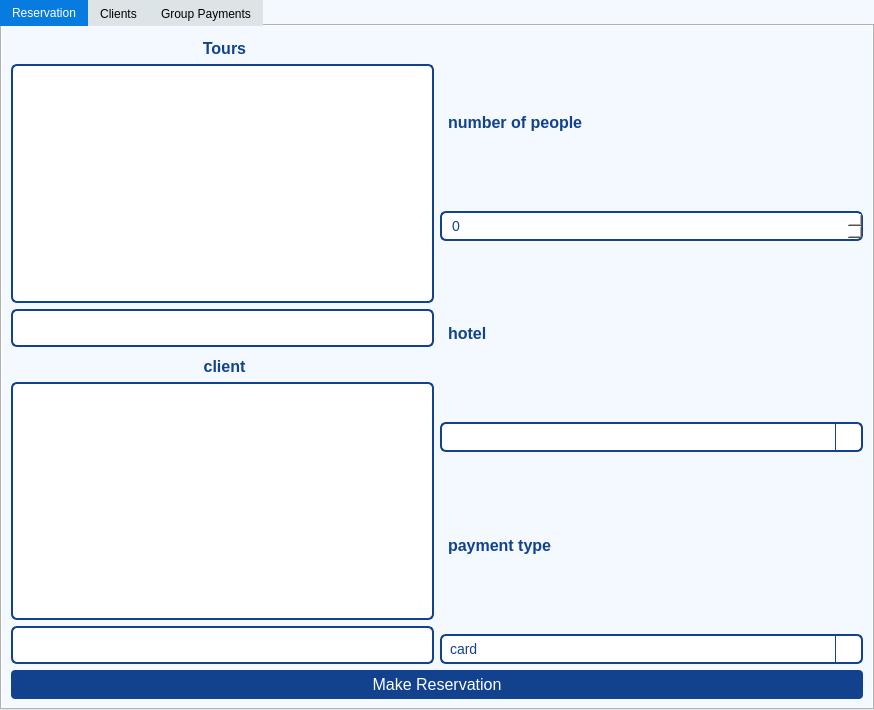
<?xml version="1.0" encoding="UTF-8"?>
<ui version="4.0">
 <class>MainWindow</class>
 <widget class="QMainWindow" name="MainWindow">
  <property name="geometry">
   <rect>
    <x>0</x>
    <y>0</y>
    <width>874</width>
    <height>710</height>
   </rect>
  </property>
  <property name="windowTitle">
   <string>Reservation Window</string>
  </property>
  <property name="styleSheet">
   <string notr="true">QWidget{
background-color: rgb(243, 249, 254);
}


QLabel{
color: rgb(18, 65, 141);
font-size:16px;
padding-bottom: 0px;
text-align: center;
}

QLineEdit{
background-color: rgb(255, 255, 255);
border: 2px solid; 
border-radius: 6px; 
border-color:rgb(18, 65, 141);
padding: 8px;
color: rgb(18, 65, 141);
font-size:14px;
}

QPushButton{
color:#fff;
border: 0px;
font-size: 16px;
padding: 5px;
background-color: rgb(18, 65, 141);
border-radius:4px;
}

QPushButton:hover{
background-color: rgb(47, 142, 228);
}
QListWidget {
    background-color: white;
    border: 2px solid rgb(18, 65, 141);
    border-radius: 6px;
    alternate-background-color: #f0f0f0;
    padding: 2px;
    font-size: 14px;
    color: rgb(18, 65, 141);
}

QListWidget::item {
    padding: 6px;
    border-bottom: 1px solid #e0e0e0;
}

QListWidget::item:selected {
    background-color: rgb(18, 65, 141);
    color: white;
    border-radius: 4px;
}
QTableWidget {
border:none;
background-color: white; 
alternate-background-color: #f0f0f0;
}

QHeaderView::section {
    background-color: rgb(18, 65, 141);            
	color: rgb(243, 249, 254);
    font: 57 8pt &quot;Yu Gothic Medium&quot;;
    padding: 5px;
    border: 1px solid rgb(24, 89, 193); 
}

#QTableWidget QTableCornerButton::section {
    background-color: #74b9ff; /* Top-left corner color */
    border: 1px solid #0984e3;
	border-radius:5px;
}

QScrollBar:horizontal {
    border: none;
    background: #dfe6e9;  /* Background color of the scrollbar track */
    height: 12px;  /* Thickness of the scrollbar */
    margin: 0px 0px 0px 0px;
}

QScrollBar::handle:horizontal {
    background: #0984e3; /* Color of the scrollbar handle (slider) */
    min-width: 20px; /* Minimum width of the handle */
    border-radius: 6px; /* Rounded edges */
}

QScrollBar::handle:horizontal:hover {
    background: #74b9ff; /* Lighter color when hovered */
}

QScrollBar::add-line:horizontal, QScrollBar::sub-line:horizontal {
    background: none; /* Removes the small arrow buttons */
}

QScrollBar::add-page:horizontal, QScrollBar::sub-page:horizontal {
    background: none; /* Keeps empty space color same */
}

QListWidget{
	border: 1px solid rgb(161, 161, 161);	
	border-radius:10px;
}

QLineEdit{
	border: 1px solid rgb(18, 65, 141);	
	border-radius: 9px;
}
QLabel {
    color: #12418d;
    font-size: 14px;
    font-weight: bold;
    padding: 4px;
    border-radius: 4px;
}
</string>
  </property>
  <widget class="QWidget" name="centralwidget">
   <property name="styleSheet">
    <string notr="true"/>
   </property>
   <layout class="QVBoxLayout" name="verticalLayout_5" stretch="0">
    <property name="spacing">
     <number>0</number>
    </property>
    <property name="leftMargin">
     <number>0</number>
    </property>
    <property name="topMargin">
     <number>0</number>
    </property>
    <property name="rightMargin">
     <number>0</number>
    </property>
    <property name="bottomMargin">
     <number>0</number>
    </property>
    <item>
     <widget class="QTabWidget" name="tabWidget">
      <property name="styleSheet">
       <string notr="true">QWidget{
background-color: rgb(243, 249, 254);
}


QLabel{
color: rgb(18, 65, 141);
font-size:16px;
padding-bottom: 0px;
text-align: center;
}

QLineEdit{
background-color: rgb(255, 255, 255);
border: 2px solid; 
border-radius: 6px; 
border-color:rgb(18, 65, 141);
padding: 8px;
color: rgb(18, 65, 141);
font-size:14px;
}

QPushButton{
color:#fff;
border: 0px;
font-size: 16px;
padding: 5px;
background-color: rgb(18, 65, 141);
border-radius:4px;
}

QPushButton:hover{
background-color: rgb(47, 142, 228);
}
QListWidget {
    background-color: white;
    border: 2px solid rgb(18, 65, 141);
    border-radius: 6px;
    alternate-background-color: #f0f0f0;
    padding: 2px;
    font-size: 14px;
    color: rgb(18, 65, 141);
}

QListWidget::item {
    padding: 6px;
    border-bottom: 1px solid #e0e0e0;
}

QListWidget::item:selected {
    background-color: rgb(18, 65, 141);
    color: white;
    border-radius: 4px;
}

QTabBar{
border:none;
}

QTabBar::tab {
        background: rgb(220, 228, 231);
        
       
}

QTabBar::tab:selected {
        background: #087be1;
        color: white; 
}

QTabBar::tab:hover {
        background: #2f8ee4;
		color: white; 
}
</string>
      </property>
      <property name="currentIndex">
       <number>0</number>
      </property>
      <widget class="QWidget" name="reservationTab">
       <property name="styleSheet">
        <string notr="true">QWidget{
background-color: rgb(243, 249, 254);
}


QLabel{
color: rgb(18, 65, 141);
font-size:16px;
padding-bottom: 0px;
text-align: center;
}

QLineEdit{
background-color: rgb(255, 255, 255);
border: 2px solid; 
border-radius: 6px; 
border-color:rgb(18, 65, 141);
padding: 8px;
color: rgb(18, 65, 141);
font-size:14px;
}

QPushButton{
color:#fff;
border: 0px;
font-size: 16px;
padding: 5px;
background-color: rgb(18, 65, 141);
border-radius:4px;
}

QPushButton:hover{
background-color: rgb(47, 142, 228);
}
QListWidget {
    background-color: white;
    border: 2px solid rgb(18, 65, 141);
    border-radius: 6px;
    alternate-background-color: #f0f0f0;
    padding: 2px;
    font-size: 14px;
    color: rgb(18, 65, 141);
}

QListWidget::item {
    padding: 6px;
    border-bottom: 1px solid #e0e0e0;
}

QListWidget::item:selected {
    background-color: rgb(18, 65, 141);
    color: white;
    border-radius: 4px;
}
</string>
       </property>
       <attribute name="title">
        <string>Reservation</string>
       </attribute>
       <layout class="QVBoxLayout" name="verticalLayout_6">
        <item>
         <layout class="QHBoxLayout" name="horizontalLayout_2" stretch="5,5">
          <item>
           <layout class="QVBoxLayout" name="verticalLayout_3">
            <item>
             <layout class="QVBoxLayout" name="verticalLayout_2">
              <item>
               <widget class="QLabel" name="Tourslabel">
                <property name="text">
                 <string>&lt;html&gt;&lt;head/&gt;&lt;body&gt;&lt;p align=&quot;center&quot;&gt;Tours&lt;/p&gt;&lt;/body&gt;&lt;/html&gt;</string>
                </property>
               </widget>
              </item>
              <item>
               <widget class="QListWidget" name="Tour_listWidget"/>
              </item>
              <item>
               <widget class="QLineEdit" name="TourslineEdit"/>
              </item>
             </layout>
            </item>
            <item>
             <layout class="QVBoxLayout" name="verticalLayout">
              <item>
               <widget class="QLabel" name="Clientlabel">
                <property name="text">
                 <string>&lt;html&gt;&lt;head/&gt;&lt;body&gt;&lt;p align=&quot;center&quot;&gt;client&lt;/p&gt;&lt;/body&gt;&lt;/html&gt;</string>
                </property>
               </widget>
              </item>
              <item>
               <widget class="QListWidget" name="Client_listWidget">
                <property name="styleSheet">
                 <string notr="true"/>
                </property>
               </widget>
              </item>
              <item>
               <widget class="QLineEdit" name="ClientlineEdit"/>
              </item>
             </layout>
            </item>
           </layout>
          </item>
          <item>
           <layout class="QVBoxLayout" name="verticalLayout_4">
            <item>
             <widget class="QLabel" name="label_3">
              <property name="text">
               <string>number of people</string>
              </property>
             </widget>
            </item>
            <item>
             <widget class="QSpinBox" name="peopleSpinBox">
              <property name="styleSheet">
               <string notr="true">QSpinBox {
    background-color: white;
    border: 2px solid #12418d;
    border-radius: 6px;
    padding: 4px 8px;
    font-size: 14px;
    color: #12418d;
}

QSpinBox::drop-down {
    subcontrol-origin: padding;
    subcontrol-position: top right;
    width: 25px;
    border-left: 1px solid #12418d;
}


</string>
              </property>
             </widget>
            </item>
            <item>
             <widget class="QLabel" name="label_4">
              <property name="text">
               <string>hotel</string>
              </property>
             </widget>
            </item>
            <item>
             <widget class="QComboBox" name="Hotels_comboBox">
              <property name="styleSheet">
               <string notr="true">QComboBox {
    background-color: white;
    border: 2px solid #12418d;
    border-radius: 6px;
    padding: 4px 8px;
    font-size: 14px;
    color: #12418d;
}

QComboBox::drop-down {
    subcontrol-origin: padding;
    subcontrol-position: top right;
    width: 25px;
    border-left: 1px solid #12418d;
}


</string>
              </property>
             </widget>
            </item>
            <item>
             <widget class="QLabel" name="label_5">
              <property name="text">
               <string>payment type</string>
              </property>
             </widget>
            </item>
            <item>
             <widget class="QComboBox" name="paymentComboBox">
              <property name="styleSheet">
               <string notr="true">QComboBox {
    background-color: white;
    border: 2px solid #12418d;
    border-radius: 6px;
    padding: 4px 8px;
    font-size: 14px;
    color: #12418d;
}

QComboBox::drop-down {
    subcontrol-origin: padding;
    subcontrol-position: top right;
    width: 25px;
    border-left: 1px solid #12418d;
}


</string>
              </property>
              <item>
               <property name="text">
                <string>card</string>
               </property>
              </item>
              <item>
               <property name="text">
                <string>cash</string>
               </property>
              </item>
             </widget>
            </item>
           </layout>
          </item>
         </layout>
        </item>
        <item>
         <widget class="QPushButton" name="add_reservation_pushButton">
          <property name="text">
           <string>Make Reservation</string>
          </property>
         </widget>
        </item>
       </layout>
      </widget>
      <widget class="QWidget" name="clientsTab">
       <attribute name="title">
        <string>Clients</string>
       </attribute>
       <layout class="QHBoxLayout" name="horizontalLayout">
        <item>
         <spacer name="horizontalSpacer">
          <property name="orientation">
           <enum>Qt::Horizontal</enum>
          </property>
          <property name="sizeHint" stdset="0">
           <size>
            <width>40</width>
            <height>20</height>
           </size>
          </property>
         </spacer>
        </item>
        <item>
         <widget class="QWidget" name="widget" native="true">
          <property name="styleSheet">
           <string notr="true"/>
          </property>
          <layout class="QGridLayout" name="gridLayout">
           <item row="4" column="0">
            <widget class="QLineEdit" name="FirstNameInput">
             <property name="styleSheet">
              <string notr="true"/>
             </property>
            </widget>
           </item>
           <item row="1" column="0">
            <widget class="QLabel" name="PhoneNumberLabel">
             <property name="text">
              <string>&lt;html&gt;&lt;head/&gt;&lt;body&gt;&lt;p align=&quot;center&quot;&gt;&lt;span style=&quot; font-size:12pt;&quot;&gt;Phone Number&lt;/span&gt;&lt;/p&gt;&lt;/body&gt;&lt;/html&gt;</string>
             </property>
            </widget>
           </item>
           <item row="8" column="0">
            <widget class="QLineEdit" name="EmailInput">
             <property name="styleSheet">
              <string notr="true"/>
             </property>
            </widget>
           </item>
           <item row="6" column="0">
            <widget class="QLineEdit" name="LastNameInput">
             <property name="styleSheet">
              <string notr="true"/>
             </property>
            </widget>
           </item>
           <item row="2" column="0">
            <widget class="QLineEdit" name="PhoneNumberInput">
             <property name="styleSheet">
              <string notr="true"/>
             </property>
            </widget>
           </item>
           <item row="9" column="0">
            <spacer name="verticalSpacer">
             <property name="orientation">
              <enum>Qt::Vertical</enum>
             </property>
             <property name="sizeType">
              <enum>QSizePolicy::Minimum</enum>
             </property>
             <property name="sizeHint" stdset="0">
              <size>
               <width>20</width>
               <height>40</height>
              </size>
             </property>
            </spacer>
           </item>
           <item row="5" column="0">
            <widget class="QLabel" name="LastNameLabel">
             <property name="text">
              <string>&lt;html&gt;&lt;head/&gt;&lt;body&gt;&lt;p align=&quot;center&quot;&gt;&lt;span style=&quot; font-size:12pt;&quot;&gt;Last name&lt;/span&gt;&lt;/p&gt;&lt;/body&gt;&lt;/html&gt;</string>
             </property>
            </widget>
           </item>
           <item row="0" column="0">
            <widget class="QWidget" name="labelWidget" native="true">
             <property name="styleSheet">
              <string notr="true">background-color: rgb(18, 65, 141);</string>
             </property>
             <layout class="QHBoxLayout" name="horizontalLayout_3">
              <item>
               <widget class="QLabel" name="client_label">
                <property name="styleSheet">
                 <string notr="true">color: rgb(243, 249, 254);</string>
                </property>
                <property name="text">
                 <string>&lt;html&gt;&lt;head/&gt;&lt;body&gt;&lt;p align=&quot;center&quot;&gt;&lt;span style=&quot; font-size:24pt; font-weight:600;&quot;&gt;Clients Register&lt;/span&gt;&lt;/p&gt;&lt;/body&gt;&lt;/html&gt;</string>
                </property>
               </widget>
              </item>
             </layout>
            </widget>
           </item>
           <item row="10" column="0">
            <layout class="QHBoxLayout" name="horizontalLayout_4">
             <item>
              <spacer name="horizontalSpacer_3">
               <property name="orientation">
                <enum>Qt::Horizontal</enum>
               </property>
               <property name="sizeHint" stdset="0">
                <size>
                 <width>40</width>
                 <height>20</height>
                </size>
               </property>
              </spacer>
             </item>
             <item>
              <widget class="QPushButton" name="add_Client_button">
               <property name="enabled">
                <bool>true</bool>
               </property>
               <property name="sizePolicy">
                <sizepolicy hsizetype="Minimum" vsizetype="Fixed">
                 <horstretch>0</horstretch>
                 <verstretch>0</verstretch>
                </sizepolicy>
               </property>
               <property name="minimumSize">
                <size>
                 <width>200</width>
                 <height>25</height>
                </size>
               </property>
               <property name="maximumSize">
                <size>
                 <width>200</width>
                 <height>16777215</height>
                </size>
               </property>
               <property name="cursor">
                <cursorShape>PointingHandCursor</cursorShape>
               </property>
               <property name="styleSheet">
                <string notr="true"/>
               </property>
               <property name="text">
                <string>Register</string>
               </property>
              </widget>
             </item>
             <item>
              <spacer name="horizontalSpacer_4">
               <property name="orientation">
                <enum>Qt::Horizontal</enum>
               </property>
               <property name="sizeHint" stdset="0">
                <size>
                 <width>40</width>
                 <height>20</height>
                </size>
               </property>
              </spacer>
             </item>
            </layout>
           </item>
           <item row="3" column="0">
            <widget class="QLabel" name="FirstNameLabel">
             <property name="text">
              <string>&lt;html&gt;&lt;head/&gt;&lt;body&gt;&lt;p align=&quot;center&quot;&gt;&lt;span style=&quot; font-size:12pt;&quot;&gt;First Name&lt;/span&gt;&lt;/p&gt;&lt;/body&gt;&lt;/html&gt;</string>
             </property>
            </widget>
           </item>
           <item row="7" column="0">
            <widget class="QLabel" name="EmailLabel">
             <property name="styleSheet">
              <string notr="true"/>
             </property>
             <property name="text">
              <string>&lt;html&gt;&lt;head/&gt;&lt;body&gt;&lt;p align=&quot;center&quot;&gt;&lt;span style=&quot; font-size:12pt;&quot;&gt;Email&lt;/span&gt;&lt;/p&gt;&lt;/body&gt;&lt;/html&gt;</string>
             </property>
            </widget>
           </item>
          </layout>
         </widget>
        </item>
        <item>
         <spacer name="horizontalSpacer_2">
          <property name="orientation">
           <enum>Qt::Horizontal</enum>
          </property>
          <property name="sizeHint" stdset="0">
           <size>
            <width>40</width>
            <height>20</height>
           </size>
          </property>
         </spacer>
        </item>
       </layout>
      </widget>
      <widget class="QWidget" name="tab_3">
       <property name="styleSheet">
        <string notr="true">QWidget{
background-color: rgb(243, 249, 254);
}


QLabel{
color: rgb(18, 65, 141);
font-size:16px;
padding-bottom: 0px;
text-align: center;
}

QLineEdit{
background-color: rgb(255, 255, 255);
border: 2px solid; 
border-radius: 6px; 
border-color:rgb(18, 65, 141);
padding: 8px;
color: rgb(18, 65, 141);
font-size:14px;
}

QPushButton{
color:#fff;
border: 0px;
font-size: 16px;
padding: 5px;
background-color: rgb(18, 65, 141);
border-radius:4px;
}

QPushButton:hover{
background-color: rgb(47, 142, 228);
}
QListWidget {
    background-color: white;
    border: 2px solid rgb(18, 65, 141);
    border-radius: 6px;
    alternate-background-color: #f0f0f0;
    padding: 2px;
    font-size: 14px;
    color: rgb(18, 65, 141);
}

QListWidget::item {
    padding: 6px;
    border-bottom: 1px solid #e0e0e0;
}

QListWidget::item:selected {
    background-color: rgb(18, 65, 141);
    color: white;
    border-radius: 4px;
}
</string>
       </property>
       <attribute name="title">
        <string>Group Payments</string>
       </attribute>
       <layout class="QVBoxLayout" name="verticalLayout">
        <item>
         <layout class="QHBoxLayout" name="group_selection_layout">
          <item>
           <widget class="QLabel" name="group_label">
            <property name="styleSheet">
             <string notr="true">QLabel {
    color: #12418d;
    font-size: 14px;
    font-weight: bold;
    padding: 4px;
    border-radius: 4px;
	background-color:rgb(170, 217, 231);
}
</string>
            </property>
            <property name="text">
             <string>Choose Reservation/ Group:</string>
            </property>
           </widget>
          </item>
          <item>
           <widget class="QComboBox" name="groupComboBox">
            <property name="styleSheet">
             <string notr="true">QComboBox {
    background-color: white;
    border: 2px solid #12418d;
    border-radius: 6px;
    padding: 4px 8px;
    font-size: 14px;
    color: #12418d;
}

QComboBox::drop-down {
    subcontrol-origin: padding;
    subcontrol-position: top right;
    width: 25px;
    border-left: 1px solid #12418d;
}


</string>
            </property>
           </widget>
          </item>
         </layout>
        </item>
        <item>
         <widget class="QTableWidget" name="groupPaymentsTable">
          <property name="styleSheet">
           <string notr="true">QWidget{
background-color: rgb(243, 249, 254);
}


QLabel{
color: rgb(18, 65, 141);
font-size:16px;
padding-bottom: 0px;
text-align: center;
}

QLineEdit{
background-color: rgb(255, 255, 255);
border: 2px solid; 
border-radius: 6px; 
border-color:rgb(18, 65, 141);
padding: 8px;
color: rgb(18, 65, 141);
font-size:14px;
}

QPushButton{
color:#fff;
border: 0px;
font-size: 16px;
padding: 5px;
background-color: rgb(18, 65, 141);
border-radius:4px;
}

QPushButton:hover{
background-color: rgb(47, 142, 228);
}

</string>
          </property>
          <column>
           <property name="text">
            <string>id</string>
           </property>
          </column>
          <column>
           <property name="text">
            <string>group_id</string>
           </property>
          </column>
          <column>
           <property name="text">
            <string>amount</string>
           </property>
          </column>
          <column>
           <property name="text">
            <string>payment_date</string>
           </property>
          </column>
          <column>
           <property name="text">
            <string>type</string>
           </property>
          </column>
         </widget>
        </item>
        <item>
         <layout class="QFormLayout" name="paymentFormLayout">
          <item row="0" column="0">
           <widget class="QLabel" name="labelDate">
            <property name="text">
             <string>Date of Payment</string>
            </property>
           </widget>
          </item>
          <item row="0" column="1">
           <widget class="QDateEdit" name="paymentDateEdit">
            <property name="styleSheet">
             <string notr="true">QDateEdit {
    background-color: white;
    border: 2px solid #12418d;
    border-radius: 6px;
    padding: 4px 8px;
    font-size: 14px;
    color: #12418d;
}

QDateEdit::drop-down {
    subcontrol-origin: padding;
    subcontrol-position: top right;
    width: 25px;
    border-left: 1px solid #12418d;
}</string>
            </property>
            <property name="calendarPopup">
             <bool>true</bool>
            </property>
           </widget>
          </item>
          <item row="1" column="0">
           <widget class="QLabel" name="labelType">
            <property name="text">
             <string>Type of Payment</string>
            </property>
           </widget>
          </item>
          <item row="1" column="1">
           <widget class="QComboBox" name="paymentTypeComboBox">
            <property name="styleSheet">
             <string notr="true">QComboBox {
    background-color: white;
    border: 2px solid #12418d;
    border-radius: 6px;
    padding: 4px 8px;
    font-size: 14px;
    color: #12418d;
}

QComboBox::drop-down {
    subcontrol-origin: padding;
    subcontrol-position: top right;
    width: 25px;
    border-left: 1px solid #12418d;
}


</string>
            </property>
            <item>
             <property name="text">
              <string>Prepayment</string>
             </property>
            </item>
            <item>
             <property name="text">
              <string>Ιnstallment</string>
             </property>
            </item>
            <item>
             <property name="text">
              <string>Final Payment</string>
             </property>
            </item>
           </widget>
          </item>
          <item row="2" column="0">
           <widget class="QLabel" name="labelAmount">
            <property name="text">
             <string>Amount Payed</string>
            </property>
           </widget>
          </item>
          <item row="2" column="1">
           <widget class="QDoubleSpinBox" name="paymentAmountSpinBox">
            <property name="styleSheet">
             <string notr="true">QDoubleSpinBox {
    background-color: white;
    border: 2px solid #12418d;
    border-radius: 6px;
    padding: 4px 8px;
    font-size: 14px;
    color: #12418d;
}

QDoubleSpinBox::drop-down {
    subcontrol-origin: padding;
    subcontrol-position: top right;
    width: 25px;
    border-left: 1px solid #12418d;
}


</string>
            </property>
            <property name="prefix">
             <string>€ </string>
            </property>
            <property name="decimals">
             <number>2</number>
            </property>
            <property name="maximum">
             <double>10000.000000000000000</double>
            </property>
           </widget>
          </item>
         </layout>
        </item>
        <item>
         <layout class="QHBoxLayout" name="horizontalPaymentButtons">
          <item>
           <widget class="QPushButton" name="addPaymentButton">
            <property name="styleSheet">
             <string notr="true">QPushButton{
color:#fff;
border: 0px;
font-size: 14px;
padding: 5px;
background-color: rgb(8, 123, 225);
border-radius: 4px;
}

QPushButton:hover{
background-color: rgb(47, 142, 228);
}</string>
            </property>
            <property name="text">
             <string>Add Payment</string>
            </property>
           </widget>
          </item>
          <item>
           <widget class="QPushButton" name="deletePaymentButton">
            <property name="text">
             <string>Delete Payment</string>
            </property>
           </widget>
          </item>
          <item>
           <widget class="QPushButton" name="editPaymentButton">
            <property name="styleSheet">
             <string notr="true">QPushButton{
color:#fff;
border: 0px;
font-size: 14px;
padding: 5px;
background-color:rgb(234, 129, 0);
border-radius: 4px;
}

QPushButton:hover{
background-color:rgb(240, 168, 0);
}</string>
            </property>
            <property name="text">
             <string>Edit Payment</string>
            </property>
           </widget>
          </item>
         </layout>
        </item>
        <item>
         <widget class="QLabel" name="paymentStatusLabel">
          <property name="styleSheet">
           <string notr="true">font-weight: bold; 
padding-top: 10px;
background-color:rgb(170, 217, 231);;
border-radius: 7px;</string>
          </property>
          <property name="text">
           <string>Καταβληθέν: 0 / 0 € | Κατάσταση: Unpaid</string>
          </property>
         </widget>
        </item>
       </layout>
      </widget>
     </widget>
    </item>
   </layout>
  </widget>
 </widget>
 <resources/>
 <connections/>
</ui>
